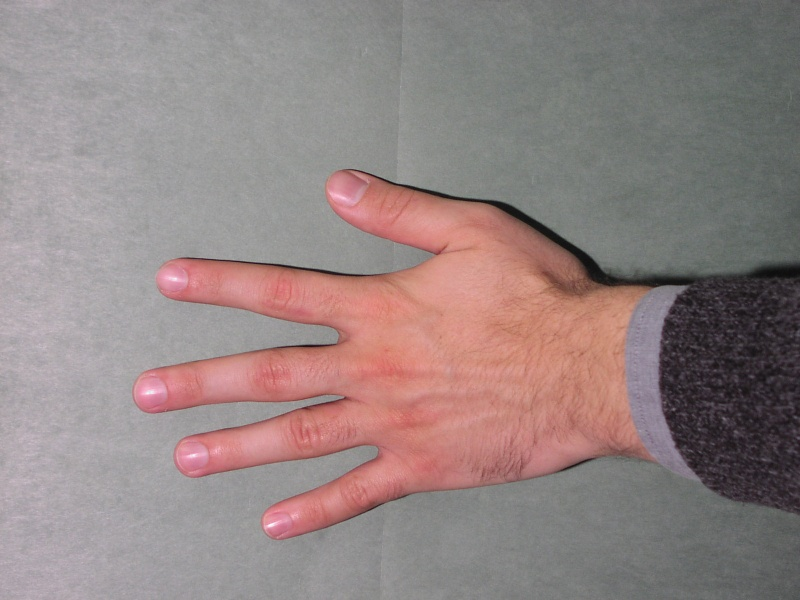
#> input picture lud/exercises/Ex7-GeometricTransformationsAndRegistration/data/Hand1.jpg, 800 x 600 px
$ python haar_extraction.py ../lud/exercises/Ex7-GeometricTransformationsAndRegistration/data/Hand1.jpg ../lud/exercises/Ex7-GeometricTransformationsAndRegistration/data/Hand2.jpg
#> lines starting #> are read from the running program, lines starting #| are printed output that depends on the picture
import os
import matplotlib.pyplot as plt
import numpy as np
import sys
from skimage import io
from skimage.color import rgb2gray
from skimage.util import img_as_ubyte
from loguru import logger
import cv2

logger.remove()
logger.add(sys.stderr, format="<level>{level}</level> | <level>{message}</level>")

def compute_integral_image(integral_img, y0, x0, w, h):
    """
        Computes the integral image within the bounding box represented by (y0,x0,w,h).

        :param numpy.ndarray integral_img:      The integral image input. Dimensions need to supercede those of the bounding box.
        :param int y0:                          Initial starting y position of bounding box.
        :param int x0:                          Initial starting x position of bounding box.
        :param int w:                           Width of bounding box.
        :param int h:                           Height of bounding box.
    """

    # Retrieve corners of bounding box
    pos1, pos2, pos3, pos4 = (y0-1, x0-1), (y0-1, x0-1+w-1),(y0-1+h-1, x0-1), (y0-1+h-1, x0-1+w-1)

    # Compute integral image
    A = integral_img[pos1[0], pos1[1]]
    B = integral_img[pos2[0], pos2[1]]
    C = integral_img[pos3[0], pos3[1]]
    D = integral_img[pos4[0], pos4[1]]
    return D + A - B - C

def compute_diagonal_feat(integral_img, start_positions, w_reg, h_reg):
    """
        Computes the diagonal Haar feature of a
    """

    # Compute integral image for each square region
    regions = []
    for y,x in start_positions:
        reg_integral = compute_integral_image(integral_img, int(y), int(x), w_reg, h_reg)
        regions.append(reg_integral)

    # Compute Haar feature
    white_pixels = regions[1] + regions[2]
    black_pixels = regions[0] + regions[3]
    haar_feat =  white_pixels - black_pixels

    return haar_feat

if __name__ == '__main__':

    # Load both the stage image and the reference image
    img_path = sys.argv[1]
    stage_img = io.imread(img_path)
#> stage_img is the input picture: shape (600, 800, 3); mean R, G, B 147.3, 132, 130.8
    ref_path = sys.argv[2]
    ref_img = io.imread(ref_path)
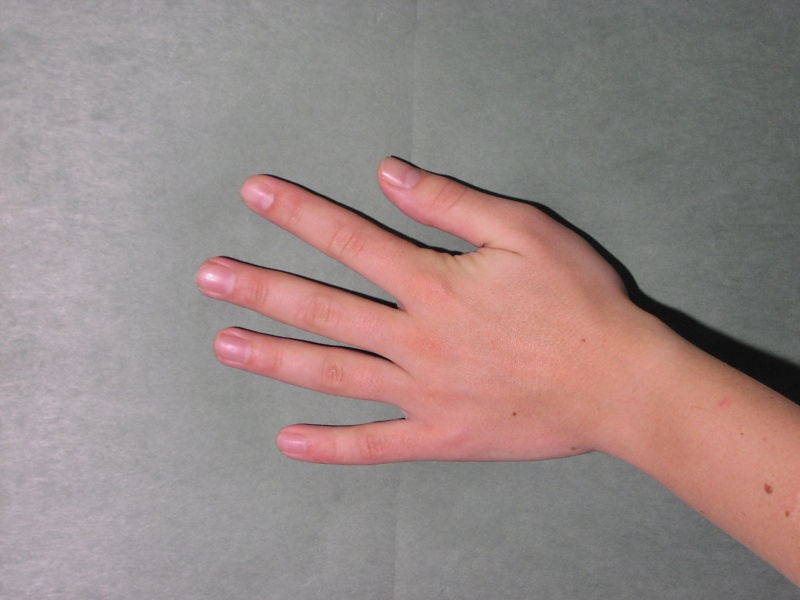
#> input picture lud/exercises/Ex7-GeometricTransformationsAndRegistration/data/Hand2.jpg, 800 x 600 px
#> ref_img is the input picture: shape (600, 800, 3); mean R, G, B 152.2, 135.9, 133.9
    ref_img = img_as_ubyte(rgb2gray(ref_img)) # Want the image to be grayscaled
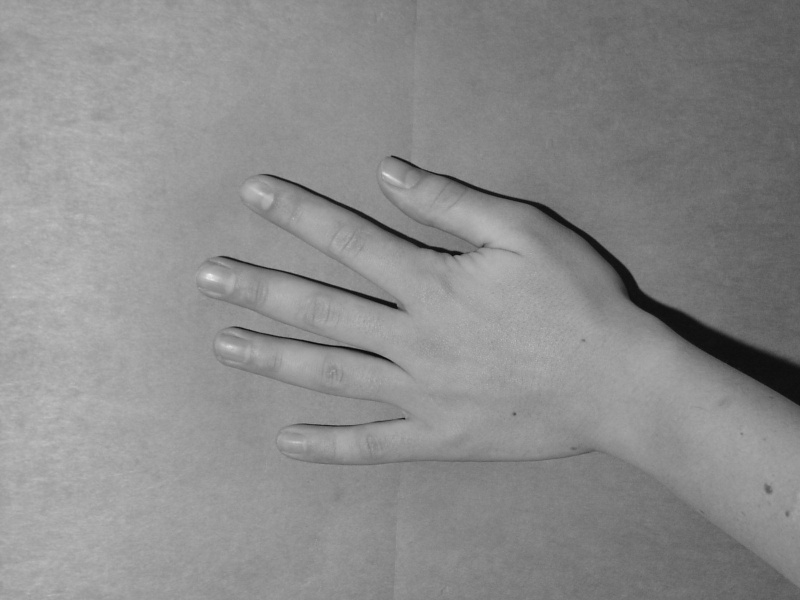
#> ref_img: shape (600, 800); min 7, max 240, mean 139.2

    # Look at the stage image shape
    logger.info(stage_img.shape)
        # Image has been upscaled by 10

    # Rescale image down to w_window x h_window
    w_enlargened, h_enlargened = (stage_img.shape[0],stage_img.shape[0])
#> w_enlargened = 600; h_enlargened = 600
    ROI_feat = 2
    ROI_img = stage_img[:, ROI_feat*w_enlargened:(ROI_feat+1)*w_enlargened]
#> ROI_img = empty array
#> (the run stopped early here; a loop or call above may not have finished)
